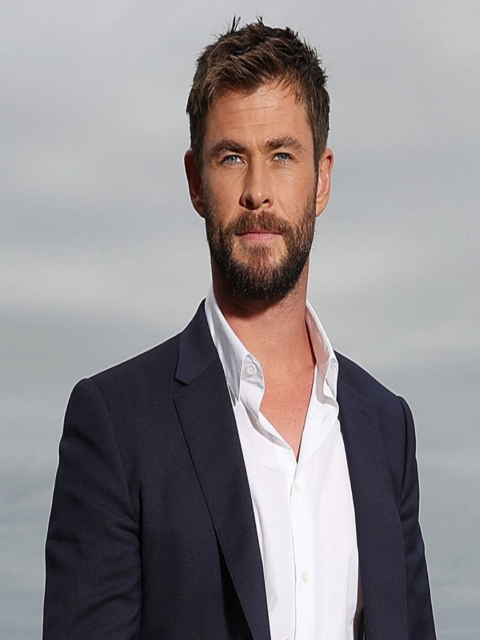
#> input picture ch2.jpg, 960 x 1280 px (shown at 1/2 size)
$ python main.py
#> lines starting #> are read from the running program, lines starting #| are printed output that depends on the picture; after the words box and inside, x2 and y2 are one past the last pixel; in counts of white or black regions, pixels touching at a corner belong together
import cv2
import numpy as np

video = cv2.VideoCapture(0)
image = cv2.imread("ch2.jpg")
#> image is the input picture: shape (1280, 960, 3); mean B, G, R 141.3, 138.7, 144

while True:

    ret, frame = video.read()
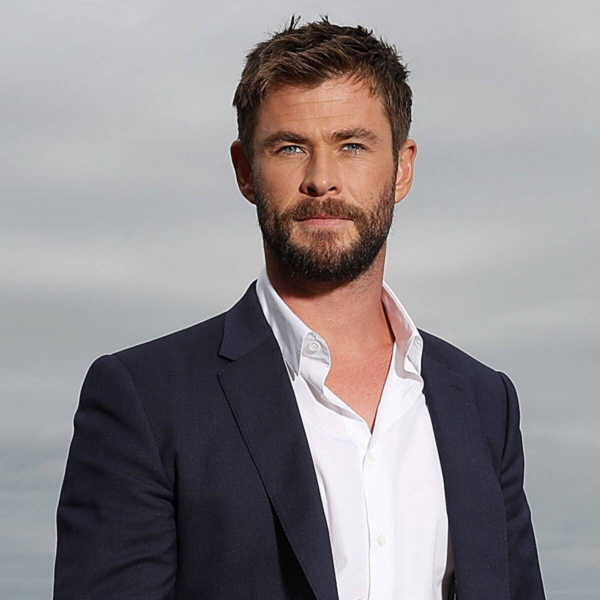
#> input picture ch.jpg, 1200 x 1200 px, given in place of the camera (shown at 1/2 size)
#> frame is the input picture: shape (1200, 1200, 3); mean B, G, R 141.5, 138.7, 144
    print(frame)
#> (printed output is left out)
    frame = cv2.resize(frame, (640, 480))
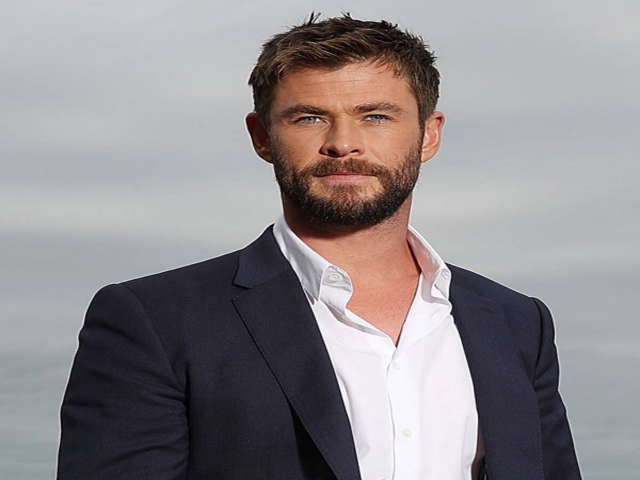
#> frame: shape (480, 640, 3); mean B, G, R 141.4, 138.7, 144
    image = cv2.resize(image, (640, 480))
#> image: shape (480, 640, 3)


    u_black = np.array([104, 153, 70])
    l_black = np.array([30, 30, 0])

    mask = cv2.inRange(frame, l_black, u_black)
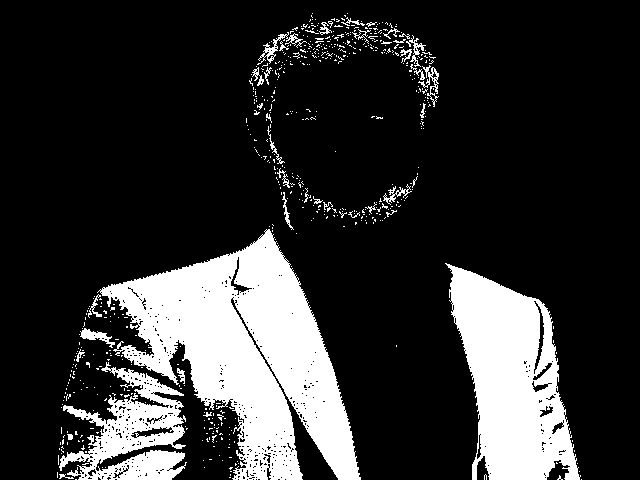
#> mask: shape (480, 640); 19.4% white; 609 white regions (570 under 20 px), largest, box (x1, y1, x2, y2) and area: (97, 229, 361, 480) 31240, (445, 263, 581, 480) 17063, (59, 362, 187, 480) 6979
    res = cv2.bitwise_and(frame, frame, mask = mask)
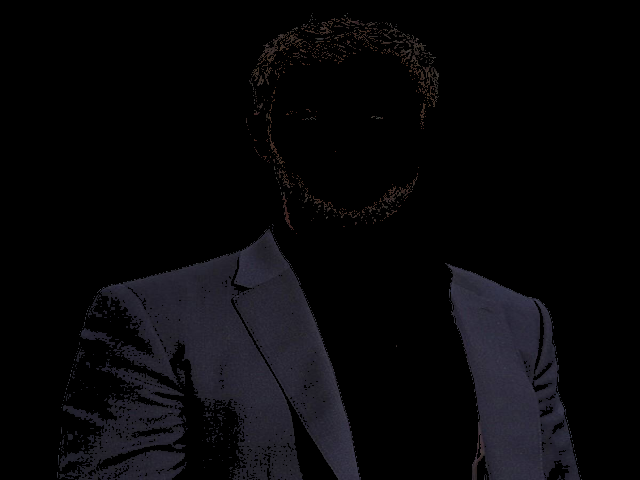
#> res: shape (480, 640, 3); mean B, G, R 9.7, 7.6, 8

    f = frame - res
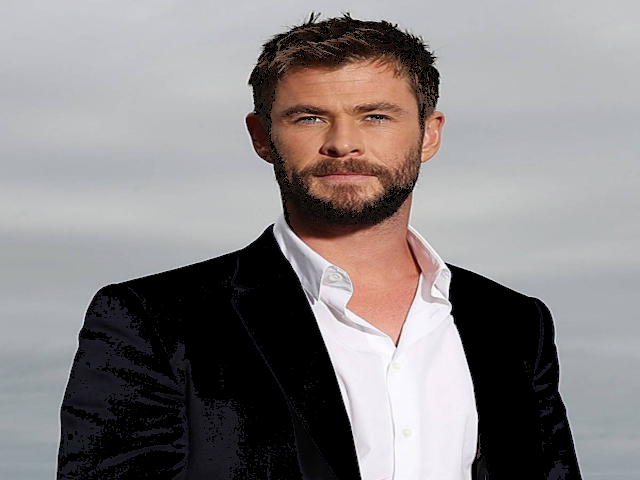
#> f: shape (480, 640, 3); mean B, G, R 131.7, 131.1, 136
    f = np.where(f == 0, image, f)

    cv2.imshow("video", frame)
    cv2.imshow("mask", f)

    if cv2.waitKey(1) & 0xFF == ord('q'):
#> (key q is pressed here)
        break

video.release()
cv2.destroyAllWindows()
